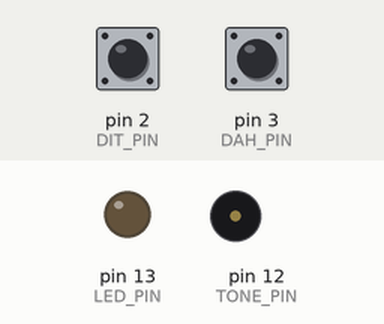
This sketch was run on a simulated Arduino Nano, built with avr-gcc and run on an emulated ATmega328P. On the bench: output pins drawn as LEDs (lit = HIGH), buzzer (waves = sounding). Inputs (shaded band) come from the test bench; at power-on: pin 2 (DIT_PIN) HIGH, pin 3 (DAH_PIN) HIGH. What the sketch prints to the serial monitor is not drawn.

Above: at 1.2 s.
1.3 s: pin 2 (DIT_PIN) pulled LOW for 0.15 s
At 2.6 s:
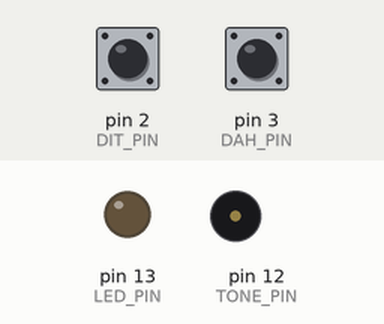
2.9 s: pin 3 (DAH_PIN) pulled LOW for 1 s
At 2.98 s:
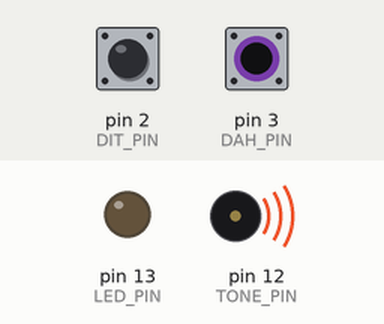
8.9 s: pin 2 (DIT_PIN) pulled LOW for 3.2 s
At 12.7 s:
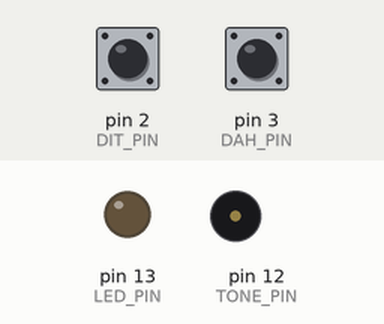
13.6 s: pin 3 (DAH_PIN) pulled LOW for 3.2 s
At 13.69 s:
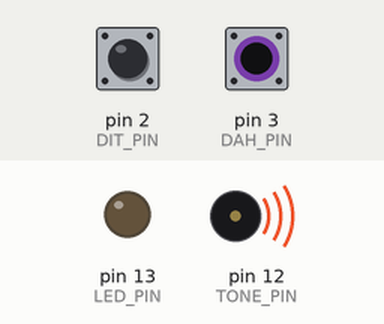
Timing chart, 0 to 18.4 s (numbered marks = the images above; inputs shaded):
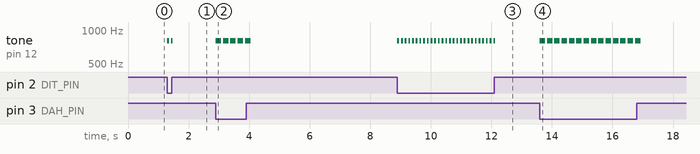

Measured:
- after the input at 1.3 s, tone on pin 12 (TONE_PIN): alternates 800 Hz for 0.06 s and silent for 0.06 s, 4 changes in all, then stays silent, starting at once
- after the input at 2.9 s, tone on pin 12 (TONE_PIN): alternates 800 Hz for 0.18 s and silent for 0.06 s, 10 changes in all, then stays silent, starting at once
- after the input at 8.9 s, tone on pin 12 (TONE_PIN): alternates 800 Hz for 0.06 s and silent for 0.06 s, 54 changes in all, then stays silent, starting at once
- after the input at 13.6 s, tone on pin 12 (TONE_PIN): alternates 800 Hz for 0.18 s and silent for 0.06 s, 28 changes in all, then stays silent, starting at once

The sketch:

iambicToneGenerator.ino
```cpp
/*
  iambicToneGenerator.ino

  Input is a two-paddle key. output is an iambic tone to headphones.

  Processor is Arduino Nano, connected as follows (see defines below):

    TOME_PIN is tone output. It is connected to phone jack through a 750 ohm
    resistor and a 15 uF capacitor to ground.

    DIT_PIN is dit paddle input. Paddle grounds this pin when active.

    DAH_PIN is dah paddle input. Paddle grounds this pin when active.

  Rules:
  -Briefly pressing the dit paddle produces one dit tone.
  -Briefly pressing the dah paddle produces one dah tone.
  -Holding either paddle produces a continuous string of dits or dahs until the
   paddle is released.
  -Holding both paddles produces a string of dit-dah tones. The leading tone
   is dit if the dit paddle is pressed first or dah if the dah paddle is first.
   Releasing the dit paddle continues with a string of dahs, or dits if only
   the dah paddle is released.
  -All dits and dahs are followed by a period of silence equal to one dit
   time.

  Change TONE_FREQ to change the tone frequency.

  To change the timing, change the CODE_SPEED value below. All element timing
  is based on this value which is based on the 'PARIS' convention. The word
  PARIS contains 50 dit element equivalents. The silence between dits and
  dahs is one dit time. The dah time is three times as long as a dit.

  The program is two state machines. The main loop is a state machine that
  evaluates the paddle inputs. This passes the desired tone pattern to the
  tone state machine.
 */

//===========================================================================
#define VERSION 2

// These defines set the behavior of the program:
#define CODE_SPEED   20                     // Words per minute.
#define TONE_FREQ    800                    // Hertz.
#define BAUDRATE     19200

//===========================================================================
// Calculated dit and dah times. These are according to the 'PARIS' timing
// specs. The word PARIS contains 50 timing units.
#define WORD_TIME    60.0 / CODE_SPEED      // In seconds.
#define DIT_TIME     1000 * WORD_TIME / 50  // In msecs.
#define DAH_TIME     DIT_TIME * 3           // In msecs.

// Pin definitions:
#define LED_PIN      13  // Used only for debug.
#define TONE_PIN     12
#define DIT_PIN       2
#define DAH_PIN       3

// States:
#define IDLE_STATE    0
#define DIT_INPUT     1
#define DAH_INPUT     2
#define DIT_DAH_INPUT 3
#define DAH_DIT_INPUT 4
#define TONE_ON       1
#define TONE_PAUSE    2

#define QUIET         0
#define DIT           1
#define DAH           2
#define DIT_DAH       3
#define DAH_DIT       4

// Command states.
#define CMD_IDLE      0
#define CMD_ARGUMENT  1

// Argument states.
#define PRINT_HELP    0
#define SET_SPEED     1

#define LINE_BUFFER_SIZE 80

//============================================================================
// Types

struct Command {
  int state;
  int command;
  int index;
  char line[80];
  void begin(int cmd) {
    index = 0;
    for (int i = 0; i < LINE_BUFFER_SIZE; ++i)
      line[i] = '\0';
    state = CMD_ARGUMENT;
    command = cmd;
  }
};

//===========================================================================
// Global variables:
int toneFrequency;
int state, toneState, lastTone, toneType;
unsigned long toneTimer, wordTime, ditTime, dahTime;
Command command;

//===========================================================================
// Global functions.

// speed argument is words per minute.
void setWordSpeed(int speed) {
  unsigned long wordTime = (unsigned long)(60.0 / (float)speed);
  ditTime = (unsigned long)(1000.0 * (float)wordTime / 50.0);
  dahTime = (unsigned long)((float)ditTime * 3.0);
}

void updateCommands() {
  int codeSpeed;

  while (Serial.available() > 0) {
    char c = Serial.read();
    switch(command.state) {
      case CMD_IDLE:
        switch(c) {
          case '?':
            command.begin(PRINT_HELP);
            break;
          case 'w':
            Serial.print(F("Set code speed to "));
            Serial.println(F(" words per minute."));
            break;
          default:
            Serial.print(F("Unrecognized command "));
            Serial.println(c);
        }
        break;
      case CMD_ARGUMENT:
        switch(command.command) {
          case PRINT_HELP:
            if (c == '\r' || c == '\n') {
              printHelp();
              command.state = CMD_IDLE;
            }
            break;
          case SET_SPEED:
            if (c == '\r' || c == '\n') {
              codeSpeed = atoi(command.line);
              setWordSpeed(codeSpeed);
              Serial.println();
              command.state = CMD_IDLE;
            } else if (c >= '0' && c <= '9') {
              command.line[command.index++] = c;
              Serial.print(c);
              if (command.index >= LINE_BUFFER_SIZE)
                command.state = CMD_IDLE;
            }
            break;
        }
        break;
    }
  }
}

void printHelp() {
  Serial.println();
  Serial.print(F("Iambic Tone Generator version "));
  Serial.println(VERSION);
  Serial.println(F("Commands:"));
  Serial.println(F("?          Print this help."));
  Serial.println(F("w speed    Set speed as words per minute."));
}

void updateMainState() {
  bool ditKeyInput = digitalRead(DIT_PIN) == LOW;
  bool dahKeyInput = digitalRead(DAH_PIN) == LOW;

  switch(state) {
    case IDLE_STATE:
      if (ditKeyInput) {
        toneType = DIT;
        state = DIT_INPUT;
      } else if (dahKeyInput) {
        toneType = DAH;
        state = DAH_INPUT;
      } else {
        toneType = QUIET;
      }
      break;
    case DIT_INPUT:
      // If neither paddle is closed stop the tone. If the dah paddle is
      // now closed change the state to send repeating di-dah. Otherwise
      // continue to send dits.
      if (!ditKeyInput && !dahKeyInput) {
        toneType = QUIET;
        state = IDLE_STATE;
      } else if (ditKeyInput && dahKeyInput) {
        toneType = DIT_DAH;
        state = DIT_DAH_INPUT;
      }
      break;
    case DAH_INPUT:
      // If neither paddle is closed stop the tone. If the dit paddle is
      // now closed change state to send repeating dah-dit. Otherwise
      // continue to send dahs.
      if (!ditKeyInput && !dahKeyInput) {
        toneType = QUIET;
        state = IDLE_STATE;
      } else if (ditKeyInput && dahKeyInput) {
        toneType = DAH_DIT;
        state = DIT_DAH_INPUT;
      }
      break;
    case DIT_DAH_INPUT:
      // If either paddle is open switch back to sending dits or dahs by
      // by going to the idle state.
      if (!ditKeyInput || !dahKeyInput) {
        toneType = QUIET;
        state = IDLE_STATE;
      }
      break;
  }
}

// Update the state of the tone output. Depending on the toneState, send
// repeating dits, dahs or di-dahs. Each dit or dah is always followed by a
// quiet period (pause) equal to one dit time. Return true if at the end of
// a complete dit or dah tone including the following pause.
bool updateToneState(int toneType) {
  bool done = false;

  switch (toneState) {
    case IDLE_STATE:
      switch (toneType) {
        case DIT:
        case DIT_DAH:
          toneTimer = millis() + DIT_TIME;
          tone(TONE_PIN, TONE_FREQ);
          lastTone = DIT;
          toneState = TONE_ON;
          break;
        case DAH:
        case DAH_DIT:
          toneTimer = millis() + DAH_TIME;
          tone(TONE_PIN, TONE_FREQ);
          lastTone = DAH;
          toneState = TONE_ON;
          break;
      }
      break;
    case TONE_ON:
      if (millis() > toneTimer) {
        noTone(TONE_PIN);
        toneTimer = millis() + DIT_TIME;
        toneState = TONE_PAUSE;
      }
      break;
    case TONE_PAUSE:
      if (millis() > toneTimer) {
        switch (toneType) {
          case QUIET:
          case DIT:
          case DAH:
            toneState = IDLE_STATE;
            lastTone = QUIET;
            done = true;
            break;
          case DIT_DAH:
          case DAH_DIT:
            if (DIT == lastTone) {
              toneTimer = millis() + DAH_TIME;
              tone(TONE_PIN, TONE_FREQ);
              lastTone = DAH;
              toneState = TONE_ON;
            } else {
              toneTimer = millis() + DIT_TIME;
              tone(TONE_PIN, TONE_FREQ);
              lastTone = DIT;
              toneState = TONE_ON;
            }
            break;
        }
      }
      break;
  }
  return done;
}

void setup() {
  pinMode(LED_PIN, OUTPUT);
  pinMode(TONE_PIN, OUTPUT);
  pinMode(DIT_PIN, INPUT_PULLUP);
  pinMode(DAH_PIN, INPUT_PULLUP);

  Serial.begin(BAUDRATE);

  setWordSpeed(CODE_SPEED);
  toneFrequency = TONE_FREQ;
  state = toneState = IDLE_STATE;
  lastTone = QUIET;

  command.state = CMD_IDLE;

  printHelp();
}

//===========================================================================
// The main loop:
void loop() {
  updateCommands();
  updateMainState();
  updateToneState(toneType);
}
```
